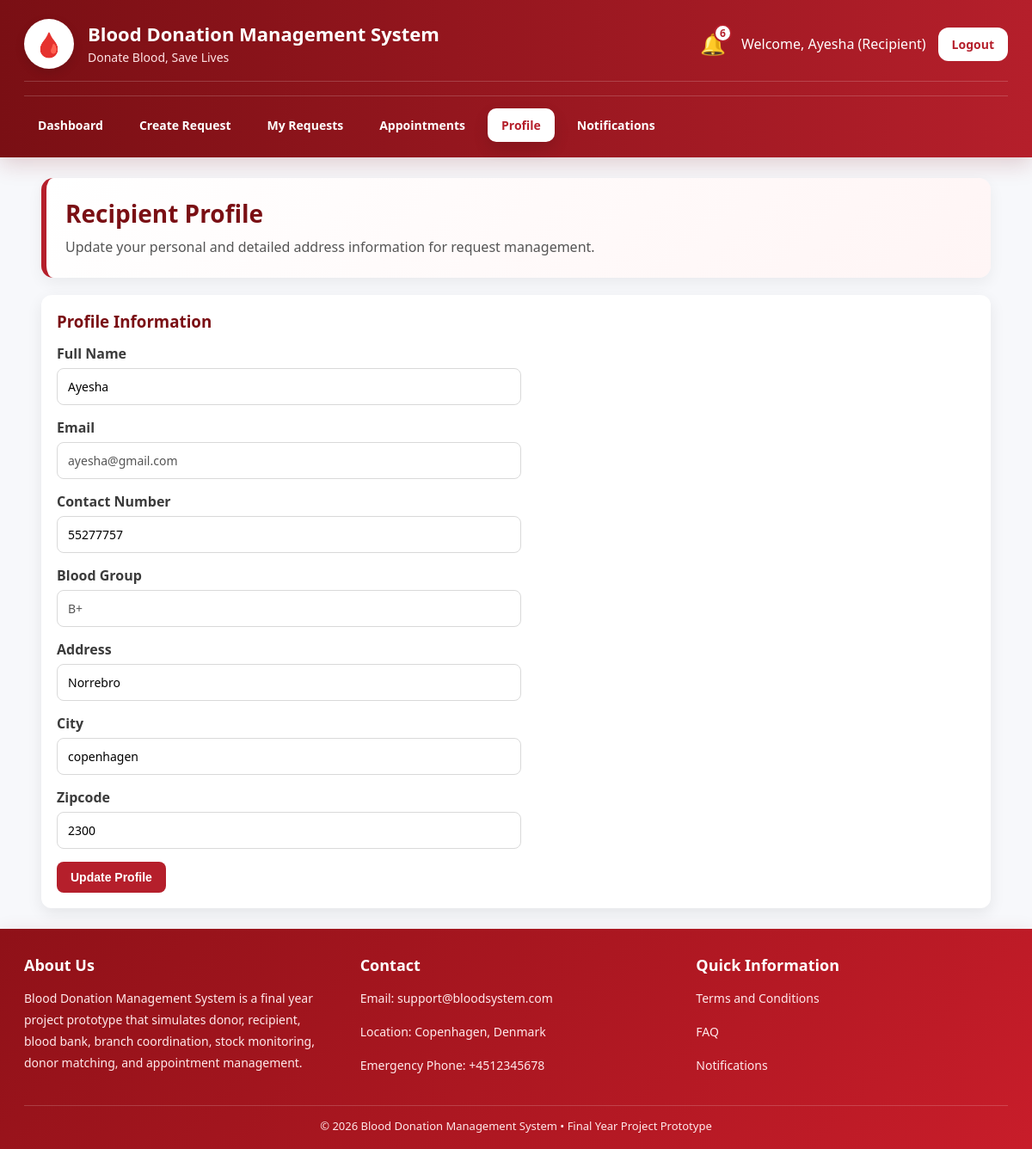
The app's page /dashboard/recipient_profile.php (signed in) with its own data.
### tables this page shows
CREATE TABLE `users` (
  `id` int(11) NOT NULL,
  `name` varchar(100) NOT NULL,
  `email` varchar(100) NOT NULL,
  `contact_number` varchar(20) DEFAULT NULL,
  `address` varchar(255) DEFAULT NULL,
  `date_of_birth` date DEFAULT NULL,
  `weight` decimal(5,2) DEFAULT NULL,
  `password` varchar(255) NOT NULL,
  `role` enum('admin','blood_bank','donor','recipient') NOT NULL,
  `blood_group` varchar(5) DEFAULT NULL,
  `weight_kg` decimal(5,2) DEFAULT NULL,
  `location` varchar(100) DEFAULT NULL,
  `address_line` varchar(255) DEFAULT NULL,
  `city` varchar(100) DEFAULT NULL,
  `zipcode` varchar(20) DEFAULT NULL,
  `institution_name` varchar(150) DEFAULT NULL,
  `availability` enum('available','not_available') DEFAULT 'available',
  `created_at` timestamp NOT NULL DEFAULT current_timestamp(),
  `account_status` enum('active','inactive') DEFAULT 'active',
  `status` enum('active','inactive') NOT NULL DEFAULT 'active',
  `next_eligible_date` date DEFAULT NULL
);

### functions/network_helper.php (called while the page is built, shortened)
<?php
function getSystemName(){
    return 'Blood Donation Management System';
}
function getSystemTagline(){
    return 'Donate Blood, Save Lives';
}
function renderFooterTitle(){
    return 'Blood Donation Management System';
}
function renderFooterDescription(){
    return 'Blood Donation Management System is a final year project prototype that simulates donor, recipient, blood bank, branch coordination, stock monitoring, donor matching, and appointment management.';
}
?>

### dashboard/recipient_profile.php (the view, shortened to what this page needs)
<?php
include '../config/db.php';
include '../functions/network_helper.php';
$recipient_id = $_SESSION['user_id'];
$notif_stmt = mysqli_prepare($conn, "SELECT COUNT(*) AS total FROM notifications WHERE user_id = ? AND is_read = 0");
mysqli_stmt_bind_param($notif_stmt, "i", $recipient_id);
mysqli_stmt_execute($notif_stmt);
$notif_result = mysqli_stmt_get_result($notif_stmt);
$notif_data = mysqli_fetch_assoc($notif_result);
$notif_count = $notif_data['total'];
$profile_stmt = mysqli_prepare($conn, "
    SELECT name, email, contact_number, blood_group, location, address_line, city, zipcode
    FROM users
    WHERE id = ?
");
mysqli_stmt_bind_param($profile_stmt, "i", $recipient_id);
mysqli_stmt_execute($profile_stmt);
$profile_result = mysqli_stmt_get_result($profile_stmt);
$profile = mysqli_fetch_assoc($profile_result);
?>
<!DOCTYPE html>
<html>
<head>
    <link rel="stylesheet" href="assets/style.css">
</head>
<body>
<div class="topbar topbar-full">
    <div class="container">
        <div class="topbar-header">
            <div class="topbar-left">
                <div class="logo">🩸</div>
                <div class="brand-text">
                    <h2><?php echo htmlspecialchars(getSystemName()); ?></h2>
                    <p><?php echo htmlspecialchars(getSystemTagline()); ?></p>
                </div>
            </div>
            <div class="topbar-right">
                <a href="notifications.php" class="notify" title="Notifications">
                    🔔
                    <span class="notify-badge"><?php echo $notif_count; ?></span>
                </a>
                <span>Welcome, <?php echo htmlspecialchars($_SESSION['name']); ?> (Recipient)</span>
                <a class="btn btn-logout" href="../auth/logout.php">Logout</a>
            </div>
        </div>
        <div class="topbar-menu">
            <a href="recipient_dashboard.php">Dashboard</a>
            <a href="create_request.php">Create Request</a>
            <a href="recipient_requests.php">My Requests</a>
            <a href="recipient_appointments.php">Appointments</a>
            <a href="recipient_profile.php" class="active">Profile</a>
            <a href="notifications.php">Notifications</a>
        </div>
    </div>
</div>
<div class="container">
    <div class="hero">
        <h1>Recipient Profile</h1>
        <p>Update your personal and detailed address information for request management.</p>
    </div>
    <div class="card">
        <h3>Profile Information</h3>
        <form method="POST" class="form">
            <label>Full Name</label>
            <input class="input" type="text" name="name" value="<?php echo htmlspecialchars($profile['name'] ?? ''); ?>" required>
            <label>Email</label>
            <input class="input" type="email" value="<?php echo htmlspecialchars($profile['email'] ?? ''); ?>" disabled>
            <label>Contact Number</label>
            <input class="input" type="text" name="contact_number" value="<?php echo htmlspecialchars($profile['contact_number'] ?? ''); ?>">
            <label>Blood Group</label>
            <input class="input" type="text" value="<?php echo htmlspecialchars($profile['blood_group'] ?? ''); ?>" disabled>
            <label>Address</label>
            <input class="input" type="text" name="address_line" value="<?php echo htmlspecialchars($profile['address_line'] ?? ''); ?>">
            <label>City</label>
            <input class="input" type="text" name="city" value="<?php echo htmlspecialchars($profile['city'] ?? ''); ?>">
            <label>Zipcode</label>
            <input class="input" type="text" name="zipcode" value="<?php echo htmlspecialchars($profile['zipcode'] ?? ''); ?>">
            <button class="btn btn-primary" type="submit" name="update_profile">Update Profile</button>
        </form>
    </div>
</div>
<div class="site-footer site-footer-full">
    <div class="container">
        <div class="footer-grid">
            <div class="footer-col">
                <h4>About Us</h4>
                <p><?php echo htmlspecialchars(renderFooterDescription()); ?></p>
            </div>
            <div class="footer-col">
                <h4>Contact</h4>
                <p>Email: support@bloodsystem.com</p>
                <p>Location: Copenhagen, Denmark</p>
                <p>Emergency Phone: +4512345678</p>
            </div>
            <div class="footer-col">
                <h4>Quick Information</h4>
                <p><a href="terms.php">Terms and Conditions</a></p>
                <p><a href="faq.php">FAQ</a></p>
                <p><a href="notifications.php">Notifications</a></p>
            </div>
        </div>
        <div class="footer-bottom">
            © 2026 <?php echo htmlspecialchars(renderFooterTitle()); ?> • Final Year Project Prototype
        </div>
    </div>
</div>
</body>
</html>

### records on screen
users: name "Ayesha", email "ayesha@gmail.com", contact_number "55277757", blood_group "B+", address_line "Norrebro", city "copenhagen", zipcode "2300"

### other values on screen
getSystemName() "Blood Donation Management System"
getSystemTagline() "Donate Blood, Save Lives"
$notif_count "6"
$_SESSION['name'] "Ayesha"
renderFooterDescription() "Blood Donation Management System is a final year project prototype that simulates donor, recipient, blood bank, branch coordination, stock monitoring, donor matching, and appointment management."
renderFooterTitle() "Blood Donation Management System"
